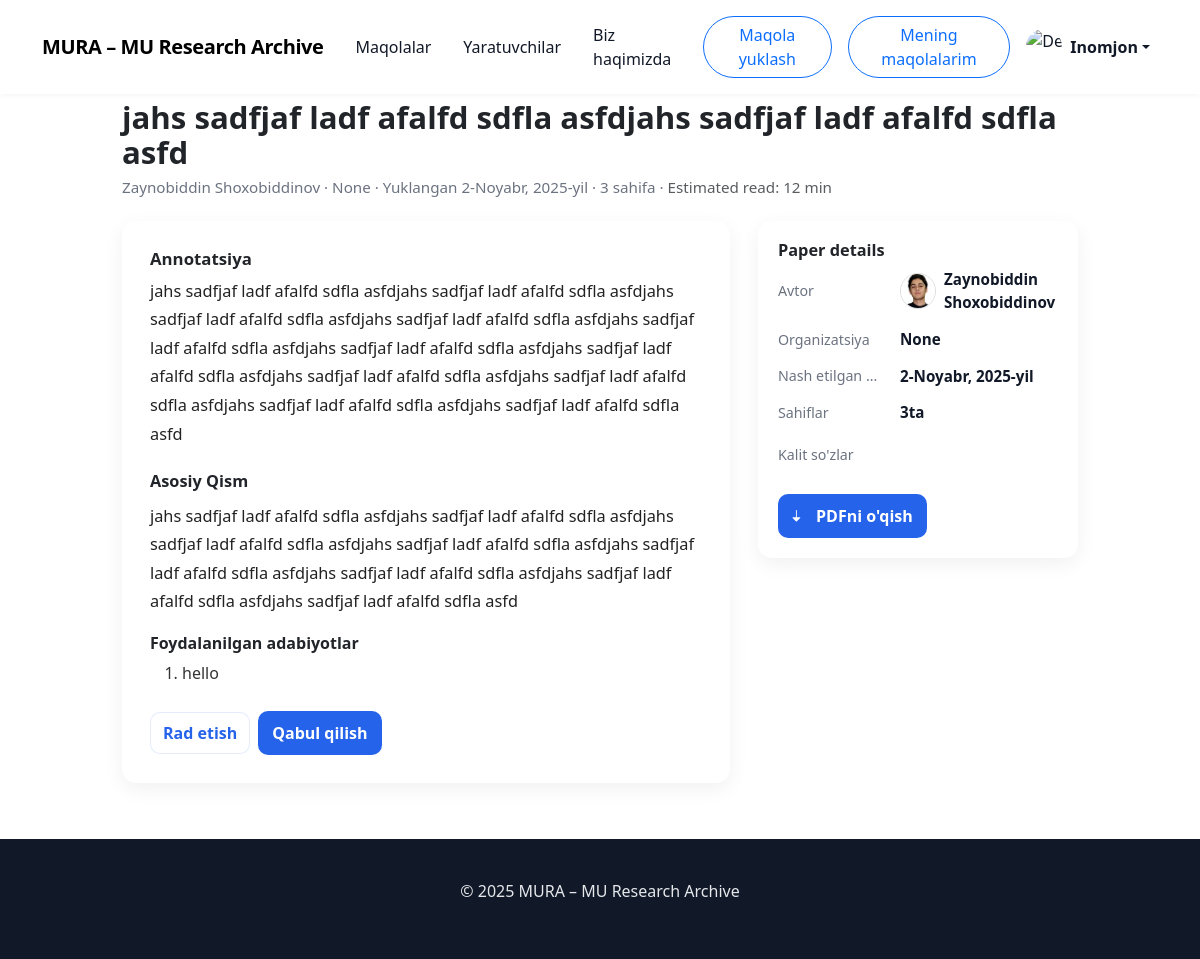
The page /admin-detail/8 (signed in) on the database its author committed.
### main/models.py (models this page shows, shortened)
class CustomUser(AbstractUser):
    avatar = models.ImageField(upload_to='avatars/', null=True, blank=True)
    status = models.IntegerField(default=0)

class Paper(models.Model):
    STATUS_CHOICES = [
        (1, 'draft'),
        (2, 'on_process'),
        (3, 'declined'),
        (4, 'accepted'),
        (5, 'payment_process'),
        (6, 'blocked')
    ]
    owner = models.ForeignKey(CustomUser, on_delete=models.CASCADE)
    category = models.ForeignKey('Category', on_delete=models.SET_NULL, null=True)
    title = models.CharField(
        max_length=200,
        validators=[MinLengthValidator(1)],
        help_text="Sarlavha 1–100 belgidan iborat bo‘lishi kerak."
    )
    abstract = models.TextField(
        validators=[MinLengthValidator(100)],
        help_text="Qisqacha mazmun kamida 100 ta belgidan iborat bo‘lishi kerak."
    )
    intro = models.TextField()
    file = models.FileField(upload_to='pdfs/')
    status = models.IntegerField(
        choices=STATUS_CHOICES,
        default=1,
        help_text="Maqolaning joriy holatini tanlang."
    )
    published_at = models.DateField(auto_now=True)
    keywords = models.CharField(
        validators=[MinLengthValidator(10)],
        help_text="Kalit so‘zlar 10–300 belgidan iborat bo‘lishi kerak."
    )
    pages = models.IntegerField(
        null=True,
        blank=True,
        help_text="Betlar soni 3–50 oralig‘ida bo‘lishi kerak."
    )
    organization = models.CharField(
        max_length=120,
        validators=[MinLengthValidator(1)],
        null=True,
        blank=True,
        help_text="Tashkilot nomi 5–120 belgidan iborat bo‘lishi kerak."
    )
    paid_at = models.DateTimeField(null=True, blank=True)
    reject_count = models.IntegerField(default=0)
    citations = models.TextField(null=True)
    certificate = models.FileField(null=True)

### main/views.py (the view)
# urls.py: path('admin-detail/<int:id>', admin_paper_detail, name='admin_paper_detail'),
@login_required(redirect_field_name='login')
def admin_paper_detail(request, id):
    context = {}
    if request.user.is_superuser:
        paper = models.Paper.objects.get(id=id)
        context = {
            'paper': paper
        }
    else:
        return redirect('main')
    return render(request, 'detail-admin.html', context)

### templates/detail-admin.html (shortened to what this page needs)
{% extends "base.html" %}
{% load static %}
{% block style %}
    <link rel="stylesheet" href="{% static 'main/css/detail.css' %}">
    <link href="https://cdn.jsdelivr.net/npm/bootstrap@5.3.3/dist/css/bootstrap.min.css" rel="stylesheet"/>
{% endblock %}
{% block content %}
    <main class="container">
        <header class="paper-header">
            <h1 class="paper-title">{{ paper.title }}</h1>
            <p class="paper-meta">{{ paper.owner.first_name }} {{ paper.owner.last_name }} · {{ paper.organization }} ·
                Yuklangan {{ paper.published_at }} · {{ paper.pages }} sahifa · <span class="text-muted">Estimated read: 12 min</span>
            </p>
        </header>
        <section class="paper-body">
            <article class="content-card" role="article" aria-labelledby="paper-title">
                <div class="mb-3">
                    <h3 class="mb-2" style="font-size:1.05rem; font-weight:700;">Annotatsiya</h3>
                    <p class="paper-content" style="margin-top:6px;">
                        {{ paper.abstract }}
                    </p>
                </div>
                <div class="mt-4">
                    <h3 style="font-size:1.02rem; font-weight:700; margin-bottom:10px;">Asosiy Qism</h3>
                    <p class="paper-content">
                        {{ paper.intro }}
                    </p>
                    <h4 style="font-size:1rem; font-weight:700; margin-top:18px;">Foydalanilgan adabiyotlar</h4>
                    <ol style="line-height:1.6; margin-top:8px; color:#333">
                        <li>{{ paper.citations }}</li>
                    </ol>
                </div>
                <div class="d-flex flex-wrap gap-2 align-items-center mt-4">
                    <button class="small-btn" data-bs-toggle="modal" data-bs-target="#rejectModal">
                        Rad etish
                    </button>
                    <button class="download-btn" data-bs-toggle="modal" data-bs-target="#acceptModal">
                        Qabul qilish
                    </button>
                </div>
            </article>
            <aside class="meta-card" aria-labelledby="meta-heading">
                <h3 id="meta-heading" style="font-size:1.02rem; font-weight:700; margin-bottom:8px;">Paper details</h3>
                <div class="meta-grid" role="list">
                    <div class="meta-label">Avtor</div>
                    <div class="meta-value" style="display:flex; align-items:center; gap:8px;">
                        {% if paper.owner.avatar %}
                            <img src="{{ paper.owner.avatar.url }}"
                                 alt="{{ paper.owner.first_name }} {{ paper.owner.last_name }}"
                                 style="width:36px; height:36px; border-radius:50%; object-fit:cover; border:1px solid #ddd;">
                        {% endif %}
                        <span>{{ paper.owner.first_name }} {{ paper.owner.last_name }}</span>
                    </div>
                    <div class="meta-label">Organizatsiya</div>
                    <div class="meta-value">{{ paper.organization }}</div>
                    <div class="meta-label">Nash etilgan sana</div>
                    <div class="meta-value">{{ paper.published_at }}</div>
                    <div class="meta-label">Sahiflar</div>
                    <div class="meta-value">{{ paper.pages }}ta</div>
                    <div class="meta-tags">
                        <div class="meta-label"
                             style="min-width:0; color:var(--muted); font-size:0.89rem; padding-right:0;">Kalit so'zlar
                        </div>
                    </div>
                    <div class="meta-actions">
                        <a class="download-btn" href="{{ paper.file.url }}" target="_blank"
                           aria-label="Download paper PDF (sidebar)">
                            <svg xmlns="http://www.w3.org/2000/svg" width="14" height="14" fill="currentColor"
                                 viewBox="0 0 16 16" aria-hidden="true">
                                <path d="M.5 9.9a.5.5 0 0 1 .5-.5h3.5V1.5a.5.5 0 0 1 1 0v7.9h3.5a.5.5 0 0 1 .35.85l-4 4a.5.5 0 0 1-.7 0l-4-4A.5.5 0 0 1 .5 9.9z"/>
                            </svg>
                            PDFni o'qish
                        </a>
                    </div>
                </div>
            </aside>
        </section>
    </main>
{% endblock %}

### templates/base.html (shortened to what this page needs)
{% load static %}
<!DOCTYPE html>
<html lang="en">
<head>
    <link href="https://cdn.jsdelivr.net/npm/bootstrap@5.3.3/dist/css/bootstrap.min.css" rel="stylesheet"/>
    <link
            rel="stylesheet"
            href="https://cdn.jsdelivr.net/npm/bootstrap-icons@1.11.3/font/bootstrap-icons.css"
    />
    {% block style %}{% endblock %}
</head>
<body>
<nav class="navbar navbar-expand-lg fixed-top">
    <div class="container">
        <a class="navbar-brand" href="{% url 'main' %}">MURA – MU Research Archive</a>
        <div class="collapse navbar-collapse" id="navmenu">
            <ul class="navbar-nav ms-auto align-items-lg-center">
                <li class="nav-item"><a href="{% url 'all_papers' %}" class="nav-link px-3">Maqolalar</a></li>
                <li class="nav-item"><a href="{% url 'creators' %}" class="nav-link px-3">Yaratuvchilar</a></li>
                <li class="nav-item"><a href="{% url 'about' %}" class="nav-link px-3">Biz haqimizda</a></li>
                {% if user.is_authenticated %}
                    <li class="nav-item"><a href="{% url 'upload_paper' %}"
                                            class="m-lg-2 mb-2 px-3 btn btn-outline-primary rounded-pill">Maqola
                        yuklash</a></li>
                    <li class="nav-item"><a href="{% url 'my_papers' %}"
                                            class="px-3 m-lg-2 mb-2  btn btn-outline-primary rounded-pill">Mening
                        maqolalarim</a>
                    </li>
                    <li class="nav-item dropdown">
                        <a class="nav-link dropdown-toggle d-flex align-items-center" href="#" id="profileDropdown"
                           role="button" data-bs-toggle="dropdown" aria-expanded="false">
                            {% if user.avatar %}
                                <img src="{{ user.avatar.url }}" alt="Avatar" class="rounded-circle" width="36"
                                     height="36" style="object-fit: cover;">
                            {% else %}
                                <img src="https://cdn-icons-png.flaticon.com/512/847/847969.png" alt="Default Avatar"
                                     class="rounded-circle" width="36" height="36" style="object-fit: cover;">
                            {% endif %}
                            <span class="ms-2 fw-semibold">{{ user.first_name }}</span>
                        </a>
                    </li>
                {% else %}
                    <li class="nav-item"><a href="{% url 'login' %}"
                                            class="btn btn-primary btn-sm ms-lg-3 p-2 m-1 text-white">Kirish</a></li>
                    <li class="nav-item"><a href="{% url 'register' %}"
                                            class="btn btn-primary btn-sm ms-lg-3 p-2 m-1 text-white">Ro'yxatdan
                        o'tish</a></li>
                {% endif %}
            </ul>
        </div>
    </div>
</nav>
{% block content %}
{% endblock %}
<footer>
    <div class="container">
        <p>© 2025 MURA – MU Research Archive</p>
    </div>
</footer>
</body>
</html>

### main/static/main/css/detail.css (style rules this page uses)
:root { --bg: #f9fafb; --text: #111827; --muted: #6b7280; --accent: #2563eb; --card-shadow: 0 6px 20px rgba(17, 24, 39, 0.06); --radius: 14px; --max-width: 980px; --label-width: 110px; }
html, body { height: 100%; background: var(--bg); color: var(--text); font-family: 'Inter', system-ui, -apple-system, "Segoe UI", Roboto, "Helvetica Neue", Arial; -webkit-font-smoothing: antialiased; -moz-osx-font-smoothing: grayscale; }
body { padding-top: 72px; }
nav.navbar { background: #fff; box-shadow: 0 1px 6px rgba(2, 6, 23, 0.05); }
.navbar-brand { color: var(--accent); font-weight: 700; letter-spacing: -0.4px; }
.nav-link { color: #111827 !important; font-weight: 500; }
main.container { max-width: var(--max-width); margin-top: 28px; margin-bottom: 56px; }
.paper-header { text-align: left; margin-bottom: 22px; }
.paper-title { font-size: clamp(1.5rem, 2.6vw, 2.1rem); font-weight: 700; line-height: 1.12; margin-bottom: 6px; }
.paper-meta { color: var(--muted); font-size: 0.95rem; }
.paper-body { display: block; }
@media (min-width: 992px) { .paper-body { display: grid; grid-template-columns: 1fr 320px; gap: 28px; align-items: start; } }
.content-card { background: #fff; border-radius: var(--radius); box-shadow: var(--card-shadow); padding: 28px; }
.paper-content { color: #222; line-height: 1.75; font-size: 1.02rem; }
.meta-card { position: relative; background: #fff; border-radius: var(--radius); box-shadow: var(--card-shadow); padding: 20px; height: fit-content; }
.meta-grid { display: grid; grid-template-columns: var(--label-width) 1fr; gap: 10px 12px; align-items: start; row-gap: 14px; width: 100%; }
.meta-label { color: var(--muted); font-size: 0.89rem; text-align: left; align-self: center; padding-right: 6px; white-space: nowrap; overflow: hidden; text-overflow: ellipsis; }
.meta-value { font-weight: 600; color: #111827; font-size: 0.95rem; word-break: break-word; text-align: left; }
.meta-tags { margin-top: 6px; grid-column: 1 / -1; display: flex; gap: 8px; flex-wrap: wrap; align-items: center; }
.meta-actions { grid-column: 1 / -1; margin-top: 14px; display: flex; gap: 10px; flex-wrap: wrap; align-items: center; }
.download-btn { display: inline-flex; align-items: center; gap: 10px; background: var(--accent); color: #fff; border: none; padding: 10px 14px; border-radius: 10px; font-weight: 600; text-decoration: none; }
.small-btn { display: inline-flex; align-items: center; gap: 8px; padding: 8px 12px; border-radius: 10px; border: 1px solid rgba(37, 99, 235, 0.12); background: #fff; color: var(--accent); font-weight: 600; text-decoration: none; }
@media (min-width: 992px) { .meta-card { position: sticky; top: 92px; } }
footer { text-align: center; padding: 40px 0; color: #e5e7eb; background: #111827; margin-top: 40px; }

### rows shown on the page
CustomUser: first_name "Inomjon"
Paper: title "jahs sadfjaf ladf afalfd sdfla asfdjahs sadfjaf ladf afalfd sdfla asfd", owner.first_name "Zaynobiddin", owner.last_name "Shoxobiddinov", organization "None", published_at "2-Noyabr, 2025-yil", pages "3", abstract "jahs sadfjaf ladf afalfd sdfla asfdjahs sadfjaf ladf afalfd sdfla asfdjahs sadfjaf ladf afalfd sdfla asfdjahs sadfjaf ladf afalfd sdfla asfdjahs sadfjaf ladf afalfd sdfla asfdjahs sadfjaf ladf afalfd sdfla asfdjahs sadfjaf ladf afalfd sdfla asfdjahs sadfjaf ladf afalfd sdfla asfdjahs sadfjaf ladf afalfd sdfla asfdjahs sadfjaf ladf afalfd sdfla asfdjahs sadfjaf ladf afalfd sdfla asfd", intro "jahs sadfjaf ladf afalfd sdfla asfdjahs sadfjaf ladf afalfd sdfla asfdjahs sadfjaf ladf afalfd sdfla asfdjahs sadfjaf ladf afalfd sdfla asfdjahs sadfjaf ladf afalfd sdfla asfdjahs sadfjaf ladf afalfd sdfla asfdjahs sadfjaf ladf afalfd sdfla asfdjahs sadfjaf ladf afalfd sdfla asfd", citations "hello", owner.avatar (picture)
